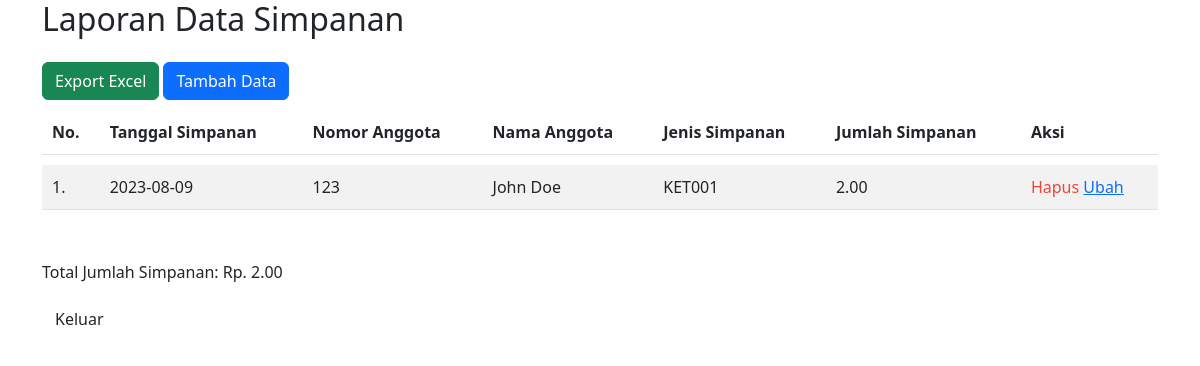
/resources/simpanan/laporan_data_simpanan.php, run on an earlier commit of the app's database.
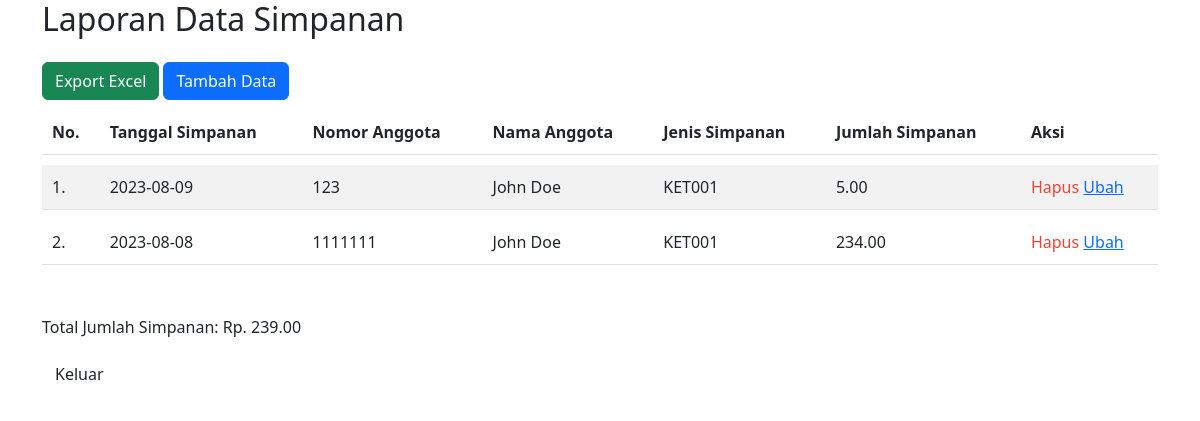
And on a later commit of the database.
### tables this page shows
CREATE TABLE `simpanan` (
  `ID_simpanan` varchar(20) NOT NULL,
  `No_anggota` varchar(20) DEFAULT NULL,
  `Nama_anggota` varchar(255) DEFAULT NULL,
  `Tgl_simpanan` date DEFAULT NULL,
  `NIK` varchar(20) DEFAULT NULL,
  `Nama_karyawan` varchar(255) DEFAULT NULL,
  `No_akun_kas` varchar(20) DEFAULT NULL,
  `Setoran` decimal(10,2) DEFAULT NULL,
  `Penarikan` decimal(10,2) DEFAULT NULL,
  `Keterangan_simpanan` varchar(255) DEFAULT NULL
);

CREATE TABLE `anggota` (
  `No_anggota` varchar(20) NOT NULL,
  `Nama_anggota` varchar(255) DEFAULT NULL,
  `Alamat` varchar(255) DEFAULT NULL,
  `Kota` varchar(255) DEFAULT NULL,
  `Kode_pos` varchar(10) DEFAULT NULL,
  `Tempat_lahir` varchar(255) DEFAULT NULL,
  `Tanggal_lahir` date DEFAULT NULL,
  `Umur` varchar(20) DEFAULT NULL,
  `No_KTP` varchar(20) DEFAULT NULL,
  `Jenis_kelamin` varchar(10) DEFAULT NULL,
  `Telepon` varchar(20) DEFAULT NULL,
  `Pendidikan` varchar(255) DEFAULT NULL,
  `Pekerjaan_Jabatan` varchar(255) DEFAULT NULL,
  `Tanggal_masuk` date DEFAULT NULL,
  `Simpanan_pokok` decimal(10,2) DEFAULT NULL,
  `smk` decimal(10,0) NOT NULL
);

### controller/controller.php (called while the page is built, shortened)
<?php
    function simpananAnggota() {
        $host = 'localhost';
        $db   = 'koperasi';
        $user = 'root';
        $pass = '';
        $dsn = "mysql:host=$host;dbname=$db;charset=utf8mb4";
        try {
            $pdo = new PDO($dsn, $user, $pass);
            $pdo->setAttribute(PDO::ATTR_ERRMODE, PDO::ERRMODE_EXCEPTION);
            $sql = "SELECT s.ID_simpanan, s.No_anggota, a.Nama_anggota, s.Tgl_simpanan, s.Keterangan_simpanan, s.Penarikan
                    FROM simpanan s
                    LEFT JOIN anggota a ON s.No_anggota = a.No_anggota
                    ORDER BY s.ID_simpanan DESC
                    ";
            $stmt = $pdo->prepare($sql);
            $stmt->execute();
            $simpananAnggota = $stmt->fetchAll(PDO::FETCH_ASSOC);
            return $simpananAnggota;
        } catch (PDOException $e) {
            echo "Error: " . $e->getMessage();
            return [];
        }
    }
?>

### resources/simpanan/laporan_data_simpanan.php (the view, shortened to what this page needs)
<?php
    require '../../controller/controller.php';
    $simpananAnggota = simpananAnggota();
    $totalJumlahSimpanan = 0;
    foreach ($simpananAnggota as $row) {
        $totalJumlahSimpanan += $row['Penarikan'];
    }
?>
<!DOCTYPE html>
<html>
<head>
    <link rel="stylesheet" href="https://cdn.jsdelivr.net/npm/bootstrap@5.3.0/dist/css/bootstrap.min.css">
    <link rel="stylesheet" href="../../assets/css/style.css">
</head>
<body>
    <div class="container">
        <h2 class="mb-4">Laporan Data Simpanan</h2>
        <div class="text-right mt-4">
            <a href="export.php" class="btn btn-success">Export Excel</a>
            <a href="form_transaksi_simpanan.php" class="btn btn-primary">Tambah Data</a>
        </div>
        <div class="table-responsive">
            <table class="table table-striped">
                <thead class="thead-light">
                    <tr>
                        <th>No.</th>
                        <th>Tanggal Simpanan</th>
                        <th>Nomor Anggota</th>
                        <th>Nama Anggota</th>
                        <th>Jenis Simpanan</th>
                        <th>Jumlah Simpanan</th>
                        <th>Aksi</th>
                    </tr>
                </thead>
                <tbody>
                    <?php $i = 1; ?>
                    <?php foreach ($simpananAnggota as $row): ?>
                    <tr>
                        <td><?= $i ?>.</td>
                        <td><?= $row['Tgl_simpanan'] ?></td>
                        <td><?= $row['ID_simpanan'] ?></td>
                        <td><?= $row['Nama_anggota'] ?></td>
                        <td><?= $row['Keterangan_simpanan'] ?></td>
                        <td><?= $row['Penarikan'] ?></td>
                        <td class="action-links">
                            <a href='delete.php?id="<?= $row["ID_simpanan"] ?>"' class="delete-link">Hapus</a>
                            <a href="update.php?id=<?= $row["ID_simpanan"] ?>" class="update-link">Ubah</a>
                        </td>
                    </tr>
                    <?php $i++ ?>
                    <?php endforeach; ?>
                </tbody>
            </table>
        </div>
        <div class="mt-4">
            <p>Total Jumlah Simpanan: Rp. <?= number_format($totalJumlahSimpanan, 2); ?></p>
        </div>
        <a href="../../home.php" class="btn">Keluar</a>
    </div>
</body>
</html>

What changed in the data, as far as the page shows it:
changed simpanan id 123: Penarikan "2.00" → "5.00"
added simpanan: Tgl_simpanan "2023-08-08", ID_simpanan "1111111", No_anggota.Nama_anggota "John Doe", Keterangan_simpanan "KET001", Penarikan "234.00"
Also different on the page:
$totalJumlahSimpanan: "2.00" → "239.00"
